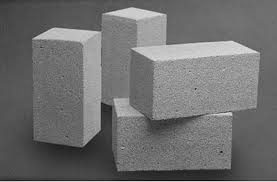
%> input picture enhance_contrast/block.tif, 277 x 182 px
$ octave histo_equal.m   (GNU Octave 9; MATLAB toolbox functions it lacks are replaced by stand-ins)
%> lines starting %> are read from the running program, lines starting %| are printed output that depends on the picture
% histogram equalization
% it can effectively improve the contrast of image
% 1:
% 2; to calcualte the probalility for different grayvalue,that is probalility histogram
% 3: to get the accumulative histogram
% 4: to get the  according to the accumulation histogram
% 5: to get the each mapped pixel
img = imread('block.tif');
%> img is the input picture: size 182x277 uint8; min 13, max 228, mean 110.8
[rows, cols, nDims] = size(img);
%> rows = 182; cols = 277; nDims = 1
img_hist = img;

r = zeros(1,256);
 for i = 1:rows
     for j = 1:cols
         r(img(i,j)+1) = r(img(i,j)+1)+1; % ?to calculate the count of grayvalue for different graylevel from 1 to 256
     end
 end
%> after the loop, r = 256 values, max 1139 at index 111, min 0 at index 1, mean 196.9

s = zeros(1,256);
s(1) = r(1);
for i = 2:256
    s(i) = s(i-1) + r(i);% cumulation histogram: the relevant mount of grayvalue
end
%> after the loop, s = 256 values from 0 to 50414

for i = 1:256
    s(i) = floor((256-1)*s(i)/(rows*cols));%pixel mapping function
end
%> after the loop, s = 256 values from 0 to 255

for i = 1:rows
    for j = 1:cols
        img_hist(i,j) = s(img(i,j)+1);
    end
end
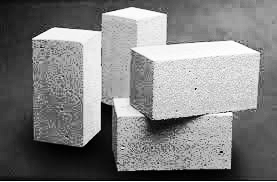
%> img_hist: size 182x277 uint8; min 0, max 255, mean 128.3

imwrite(img_hist,'hist_equal.tif');

%> (the run ends here)
